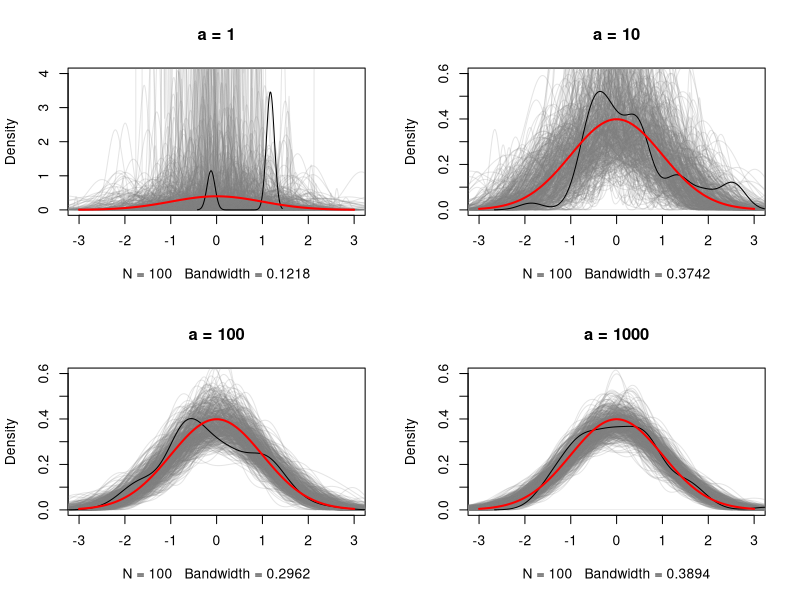

Recreate this plot in R.
# Polya Urn Construction:
dp <- function(rG,a,N=100,printProg=F) {
  x <- rep(0,N)
  x[1] <- rG(1)

  for (i in 2:N) {
    nx <- table(x[1:(i-1)])
    xs <-    c(     rG(1),  names(nx) ) 
    probs <- c( a/(a+N-1), nx/(a+N-1) )
    x[i] <- as.numeric( sample(xs, 1, prob=probs) )
    if (printProg) cat("\r Progress: ",i,"/",N)
  }

  x
}

rG <- function(n) rnorm(n)
dG <- function(x) dnorm(x)

a <- c(1,10,100,1000)
N <- 100
B <- 500
X <- matrix(0,B,N)
list.X <- lapply(as.list(a),function(x) X)

for (l in 1:length(a)) {
  for (i in 1:B) {
    list.X[[l]][i,] <- dp(rG,a[l],N)
    cat("\r Progress: ",i," / ", l)
  }
}

par(mfrow=c(2,2))
h <- c(4,.6,.6,.6)
for (j in 1:length(a)) {
  xl <- list.X[[j]]
  for (i in 1:B) {
    if (i == 1) {
      #plot(density(xl[i,]),xlim=c(-3,3),ylim=c(0,max(unlist(list.X))),
      plot(density(xl[i,]),xlim=c(-3,3),ylim=c(0,h[j]),
           col=rgb(.5,.5,.5,.2),main=paste("a =",a[j]))
    } else {
      lines(density(xl[i,]),xlim=c(-3,3),col=ifelse(i==B,"black",rgb(.5,.5,.5,.2)))
    }
  }
  curve(dG,add=T,lwd=2,col="red")
}; par(mfrow=c(1,1))
